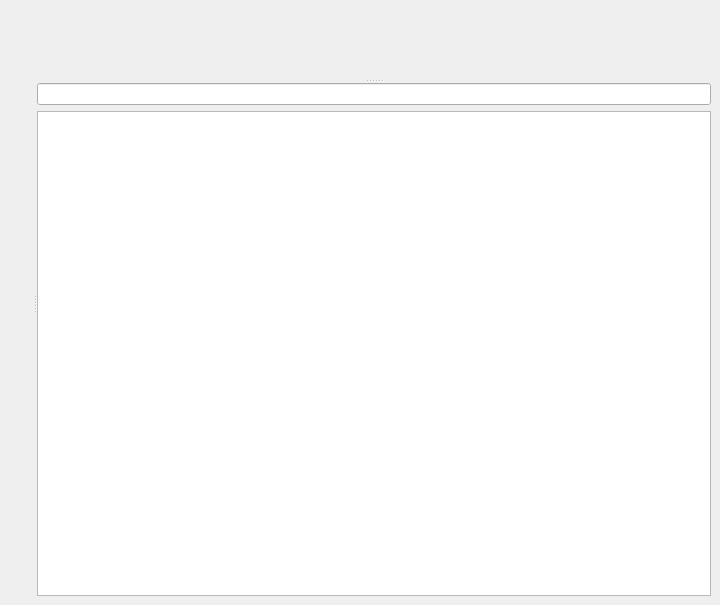
<?xml version="1.0" encoding="UTF-8"?>
<ui version="4.0">
 <class>uiMainWindow</class>
 <widget class="QMainWindow" name="uiMainWindow">
  <property name="geometry">
   <rect>
    <x>0</x>
    <y>0</y>
    <width>720</width>
    <height>605</height>
   </rect>
  </property>
  <property name="windowTitle">
   <string>MainWindow</string>
  </property>
  <widget class="QWidget" name="uiCentralWidget">
   <layout class="QVBoxLayout" name="verticalLayout_4">
    <item>
     <widget class="QSplitter" name="ui_splitter_horizontal">
      <property name="orientation">
       <enum>Qt::Horizontal</enum>
      </property>
      <widget class="QWidget" name="widget_4" native="true">
       <layout class="QVBoxLayout" name="verticalLayout_3">
        <property name="spacing">
         <number>6</number>
        </property>
        <property name="topMargin">
         <number>9</number>
        </property>
        <property name="rightMargin">
         <number>9</number>
        </property>
        <item>
         <widget class="SystemManualView" name="ui_system_manual_view" native="true"/>
        </item>
       </layout>
      </widget>
      <widget class="QWidget" name="widget_3" native="true">
       <layout class="QVBoxLayout" name="verticalLayout_2">
        <item>
         <widget class="QSplitter" name="ui_splitter_vertical">
          <property name="orientation">
           <enum>Qt::Vertical</enum>
          </property>
          <widget class="QWidget" name="ui_button_group" native="true"/>
          <widget class="QWidget" name="widget" native="true">
           <layout class="QVBoxLayout" name="verticalLayout">
            <item>
             <widget class="QLineEdit" name="ui_filter"/>
            </item>
            <item>
             <widget class="ToolTreeView" name="ui_tree">
              <property name="maximumSize">
               <size>
                <width>16777215</width>
                <height>16777215</height>
               </size>
              </property>
              <property name="baseSize">
               <size>
                <width>0</width>
                <height>0</height>
               </size>
              </property>
             </widget>
            </item>
           </layout>
          </widget>
         </widget>
        </item>
       </layout>
      </widget>
     </widget>
    </item>
   </layout>
  </widget>
 </widget>
 <customwidgets>
  <customwidget>
   <class>ToolTreeView</class>
   <extends>QTreeView</extends>
   <header>linuxnano/views/widgets/tool_tree_view</header>
  </customwidget>
  <customwidget>
   <class>SystemManualView</class>
   <extends>QWidget</extends>
   <header>linuxnano/views/widgets/system_manual_view</header>
  </customwidget>
 </customwidgets>
 <resources/>
 <connections/>
</ui>
